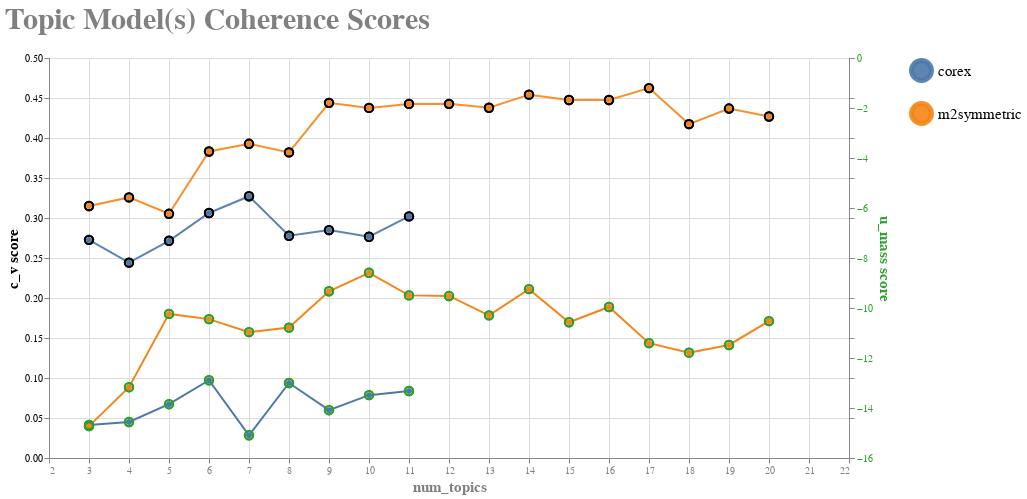

Notebook cell for this chart:
### Code cell
comp_coherence_chart

### Figure 1 — Vega-Lite specification as saved in the notebook (floating-point values rounded to 4 significant figures)
{"config": {"view": {"continuousWidth": 300, "continuousHeight": 300}, "axis": {"titleFont": "Courier", "titleFontSize": 15}, "axisBottom": {"labelColor": "gray", "titleColor": "gray", "titleFont": "Courier"}, "axisLeft": {"labelColor": "black", "titleColor": "black", "titleFont": "Courier"}, "axisRight": {"labelColor": "#2ca02c", "titleColor": "#2ca02c", "titleFont": "Courier"}, "legend": {"labelFont": "Courier", "labelFontSize": 15, "labelOverlap": false, "symbolSize": 400, "symbolStrokeWidth": 5, "title": null, "titleFontSize": 15}, "title": {"anchor": "start", "color": "gray", "font": "Courier", "fontSize": 30}}, "layer": [{"mark": {"type": "line"}, "encoding": {"color": {"field": "model_name", "type": "nominal"}}, "transform": [{"fold": ["c_v", "u_mass"], "as": ["Measure", "Value"]}]}, {"mark": {"type": "line", "opacity": 0.9, "point": true}, "encoding": {"color": {"field": "model_name", "type": "nominal"}, "tooltip": [{"field": "c_v", "type": "quantitative"}, {"field": "model_name", "type": "nominal"}, {"field": "num_topics", "type": "quantitative"}], "x": {"field": "num_topics", "type": "quantitative"}, "y": {"field": "c_v", "title": "c_v score", "type": "quantitative"}}, "transform": [{"fold": ["c_v", "u_mass"], "as": ["Measure", "Value"]}]}, {"mark": {"type": "line", "opacity": 1, "point": true}, "encoding": {"color": {"field": "model_name", "type": "nominal"}, "tooltip": [{"field": "u_mass", "type": "quantitative"}, {"field": "model_name", "type": "nominal"}, {"field": "num_topics", "type": "quantitative"}], "x": {"field": "num_topics", "type": "quantitative"}, "y": {"field": "u_mass", "title": "u_mass score", "type": "quantitative"}}, "transform": [{"fold": ["c_v", "u_mass"], "as": ["Measure", "Value"]}]}, {"mark": {"type": "circle", "fillOpacity": 0, "size": 70, "stroke": "#2ca02c"}, "encoding": {"color": {"field": "model_name", "type": "nominal"}, "tooltip": [{"field": "u_mass", "type": "quantitative"}, {"field": "model_name", "type": "nominal"}, {"field": "num_topics", "type": "quantitative"}], "x": {"field": "num_topics", "type": "quantitative"}, "y": {"axis": {"labels": false}, "field": "u_mass", "title": "", "type": "quantitative"}}, "transform": [{"fold": ["c_v", "u_mass"], "as": ["Measure", "Value"]}]}, {"mark": {"type": "circle", "fillOpacity": 0, "size": 70, "stroke": "black"}, "encoding": {"color": {"field": "model_name", "type": "nominal"}, "tooltip": [{"field": "c_v", "type": "quantitative"}, {"field": "model_name", "type": "nominal"}, {"field": "num_topics", "type": "quantitative"}], "x": {"field": "num_topics", "scale": {"domain": [2, 20.9]}, "type": "quantitative"}, "y": {"axis": {"labels": false}, "field": "c_v", "title": "", "type": "quantitative"}}, "transform": [{"fold": ["c_v", "u_mass"], "as": ["Measure", "Value"]}]}], "data": {"name": "data-efa27cdd9b8fffb824b6bbdcaeee2da4"}, "height": 400, "resolve": {"scale": {"y": "independent"}}, "title": {"text": ["Topic Model(s) Coherence Scores"], "subtitle": [""]}, "width": 800, "$schema": "https://vega.github.io/schema/vega-lite/v5.8.0.json", "datasets": {"data-efa27cdd9b8fffb824b6bbdcaeee2da4": [{"c_v": 0.2727, "u_mass": -14.68, "num_topics": 3, "model_name": "corex"}, {"c_v": 0.2443, "u_mass": -14.56, "num_topics": 4, "model_name": "corex"}, {"c_v": 0.2715, "u_mass": -13.85, "num_topics": 5, "model_name": "corex"}, {"c_v": 0.3063, "u_mass": -12.89, "num_topics": 6, "model_name": "corex"}, {"c_v": 0.3271, "u_mass": -15.09, "num_topics": 7, "model_name": "corex"}, {"c_v": 0.2778, "u_mass": -13.0, "num_topics": 8, "model_name": "corex"}, {"c_v": 0.2849, "u_mass": -14.09, "num_topics": 9, "model_name": "corex"}, {"c_v": 0.2766, "u_mass": -13.49, "num_topics": 10, "model_name": "corex"}, {"c_v": 0.302, "u_mass": -13.32, "num_topics": 11, "model_name": "corex"}, {"c_v": 0.315, "u_mass": -14.73, "num_topics": 3, "model_name": "m2symmetric"}, {"c_v": 0.3257, "u_mass": -13.17, "num_topics": 4, "model_name": "m2symmetric"}, {"c_v": 0.3053, "u_mass": -10.24, "num_topics": 5, "model_name": "m2symmetric"}, {"c_v": 0.3831, "u_mass": -10.44, "num_topics": 6, "model_name": "m2symmetric"}, {"c_v": 0.3928, "u_mass": -10.97, "num_topics": 7, "model_name": "m2symmetric"}, {"c_v": 0.382, "u_mass": -10.78, "num_topics": 8, "model_name": "m2symmetric"}, {"c_v": 0.444, "u_mass": -9.329, "num_topics": 9, "model_name": "m2symmetric"}, {"c_v": 0.4376, "u_mass": -8.59, "num_topics": 10, "model_name": "m2symmetric"}, {"c_v": 0.4426, "u_mass": -9.495, "num_topics": 11, "model_name": "m2symmetric"}, {"c_v": 0.4427, "u_mass": -9.519, "num_topics": 12, "model_name": "m2symmetric"}, {"c_v": 0.4378, "u_mass": -10.29, "num_topics": 13, "model_name": "m2symmetric"}, {"c_v": 0.4542, "u_mass": -9.247, "num_topics": 14, "model_name": "m2symmetric"}, {"c_v": 0.4475, "u_mass": -10.57, "num_topics": 15, "model_name": "m2symmetric"}, {"c_v": 0.4475, "u_mass": -9.961, "num_topics": 16, "model_name": "m2symmetric"}, {"c_v": 0.4624, "u_mass": -11.41, "num_topics": 17, "model_name": "m2symmetric"}, {"c_v": 0.4174, "u_mass": -11.79, "num_topics": 18, "model_name": "m2symmetric"}, {"c_v": 0.4368, "u_mass": -11.48, "num_topics": 19, "model_name": "m2symmetric"}, {"c_v": 0.4268, "u_mass": -10.52, "num_topics": 20, "model_name": "m2symmetric"}]}}
